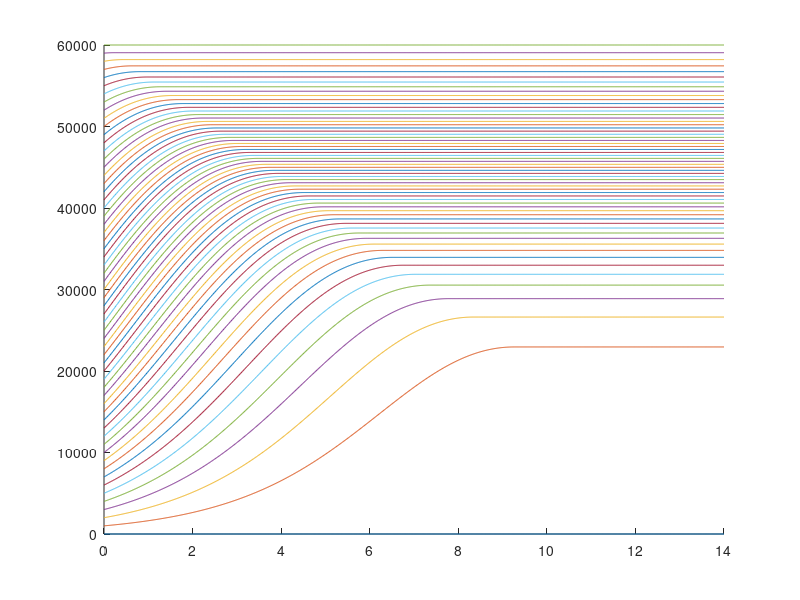

This chart was generated by the following MATLAB code:
global r = 0.5;
global K = 60000;
global vaccination_rate = 4000; % 4000 vaccines per month

function result = logistic(x, t)
	global r; global K; global vaccination_rate;
	N = x(1);
	if N + vaccination_rate * t <= K
		result = [ r.*N.*(1 - N./(K - vaccination_rate * t))];
	else
		result = [ 0.0 ];
	end
end

T = linspace(0.0, 14.0, 1000);

hold on
for i = 0.0:1000:60000
	X = lsode(@logistic, [i], T);
	plot(T, X);
end
hold off
pause

